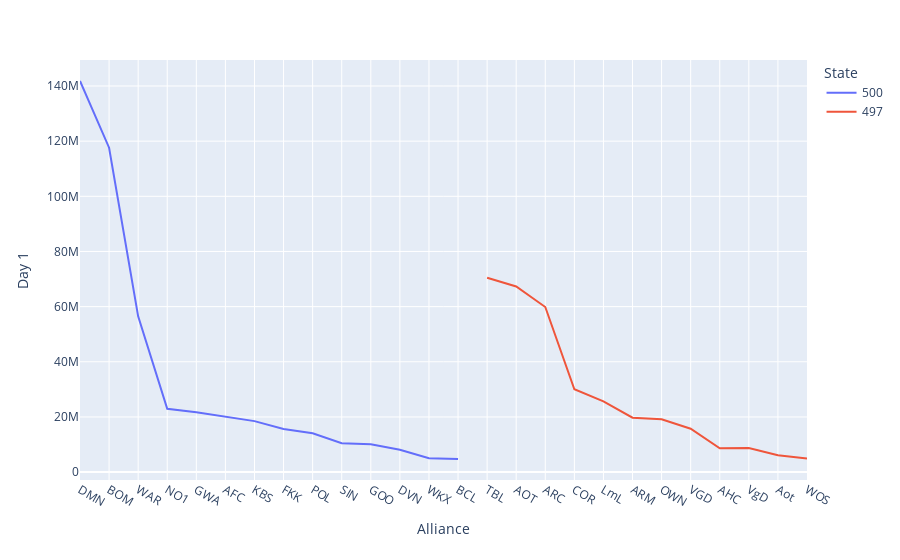

Notebook source saved alongside this figure:
### Code cell


### Figure 1 — Plotly figure (JSON) as saved in the notebook; plotly's stock layout.template omitted (floating-point values rounded to 4 significant figures)
{"data": [{"hovertemplate": "State=500<br>Alliance=%{x}<br>Day 1=%{y}<extra></extra>", "legendgroup": "500", "line": {"color": "#636efa", "dash": "solid"}, "marker": {"symbol": "circle"}, "mode": "lines", "name": "500", "orientation": "v", "showlegend": true, "x": ["DMN", "BOM", "WAR", "NO1", "GWA", "AFC", "KBS", "FKK", "POL", "SIN", "GOO", "DVN", "WKX", "BCL"], "xaxis": "x", "y": [141816880, 117622630, 56476130, 22947550, 21664730, 19976810, 18483060, 15641470, 14070450, 10491870, 10084280, 8091720, 5007790, 4746840], "yaxis": "y", "type": "scatter"}, {"hovertemplate": "State=497<br>Alliance=%{x}<br>Day 1=%{y}<extra></extra>", "legendgroup": "497", "line": {"color": "#EF553B", "dash": "solid"}, "marker": {"symbol": "circle"}, "mode": "lines", "name": "497", "orientation": "v", "showlegend": true, "x": ["TBL", "AOT", "ARC", "COR", "LmL", "ARM", "OWN", "VGD", "AHC", "VgD", "Aot", "WOS"], "xaxis": "x", "y": [70441290, 67313740, 59858750, 30055490, 25639130, 19719540, 19176590, 15731920, 8640880, 8764440, 6147790, 4911690], "yaxis": "y", "type": "scatter"}], "layout": {"xaxis": {"anchor": "y", "domain": [0.0, 1.0], "title": {"text": "Alliance"}}, "yaxis": {"anchor": "x", "domain": [0.0, 1.0], "title": {"text": "Day 1"}}, "legend": {"title": {"text": "State"}, "tracegroupgap": 0}, "margin": {"t": 60}}}
